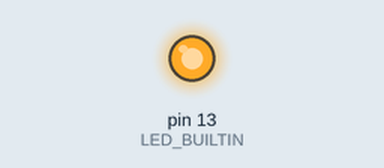
Recording of a sketch running on a simulated Arduino Uno, built with avr-gcc and run on an emulated ATmega328P. On the bench: output pins drawn as LEDs (lit = HIGH).

Above: at 1.5 s.
At 3.5 s:
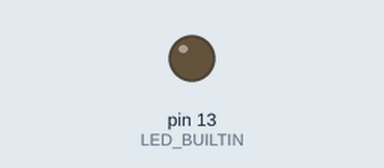
Timing chart, 0 to 5.2 s (numbered marks = the images above):
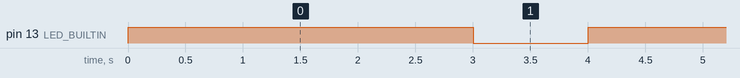

Measured:
- by itself, pin 13 (LED_BUILTIN): alternates HIGH for 3.0 s and LOW for 1.0 s

The sketch:

01_blink_an_LED.ino.ino
```cpp
/*

*/

void setup() {
    //Initialize the pin LED_BIOLTIN as output on pin #13
pinMode(13, OUTPUT);
}

//loop to keep running intil set temination criteria
void loop() {
  digitalWrite(LED_BUILTIN, HIGH);  //turn on LED aka high voltage level
delay(3000);   //Wait for 2000ms aka 2 seconds
digitalWrite(LED_BUILTIN, LOW);   //turn off LED aka low voltage
delay(1000);  // wait for 1000ms aka 1 second
}
```
